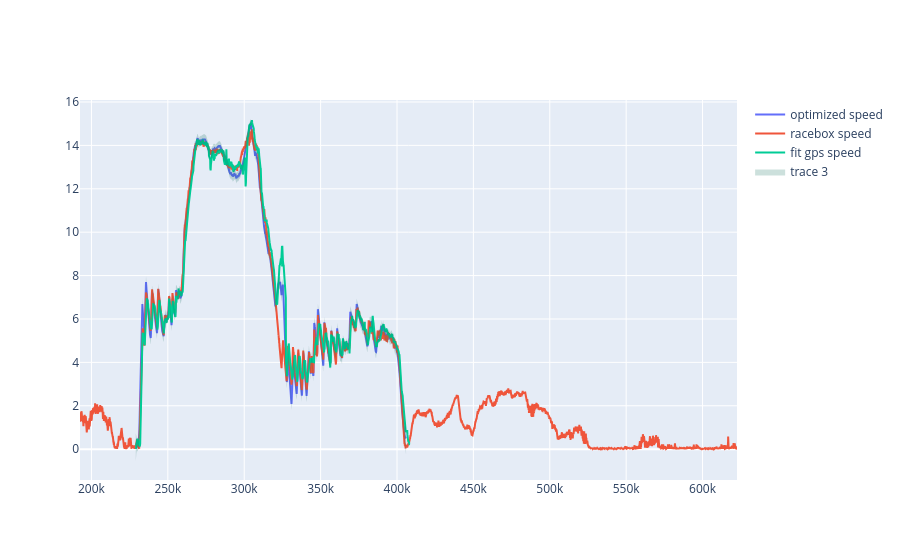

Notebook code cell kept with this figure:
### Code cell
optimized_speeds = np.linalg.norm(np.array(optimized_vels)[:, :2], axis=1)
optimized_speeds = pd.Series(optimized_speeds, index=fit_gps.index[:len(optimized_vels)])
fig = go.Figure()
# plot speeds with error bands
fig.add_trace(go.Scatter(x=optimized_speeds.index, y=optimized_speeds.values, mode='lines', name='optimized speed'))
# fig.add_trace(go.Scatter(x=optimized_speeds.index, y=optimized_speeds.values, mode='lines', name='optimized speed'))

fig.add_trace(go.Scatter(x=racebox_enu.index, y=racebox_graph_data['gps_data'].speed, mode='lines', name='racebox speed'))
fig.add_trace(go.Scatter(x=fit_gps.index , y=fit_gps.speed, mode='lines', name='fit gps speed'))
fig.add_trace(go.Scatter(x=list(optimized_speeds.index) + list(optimized_speeds.index)[::-1], y=list(optimized_speeds.values + 2 * np.sqrt(speed_marginals)) + list((optimized_speeds.values - 2 * np.sqrt(speed_marginals))[::-1]), fill='toself', fillcolor='rgba(0,100,80,0.2)', line=dict(color='rgba(255,255,255,0)')))
fig.show()

### Figure 1 — Plotly figure (JSON) as saved in the notebook; plotly's stock layout.template omitted (floating-point values rounded to 4 significant figures; data arrays with more than 128 entries replaced by an {"elided": "..."} marker saying what was removed)
{"data": [{"mode": "lines", "name": "optimized speed", "type": "scatter", "x": {"elided": "1516 int values"}, "y": {"elided": "1516 float values"}}, {"mode": "lines", "name": "racebox speed", "type": "scatter", "x": {"elided": "10752 float values"}, "y": {"elided": "10752 float values"}}, {"mode": "lines", "name": "fit gps speed", "type": "scatter", "x": {"elided": "1536 int values"}, "y": {"elided": "1536 float values"}}, {"fill": "toself", "fillcolor": "rgba(0,100,80,0.2)", "line": {"color": "rgba(255,255,255,0)"}, "type": "scatter", "x": {"elided": "3032 int values"}, "y": {"elided": "3032 float values"}}], "layout": {}}
